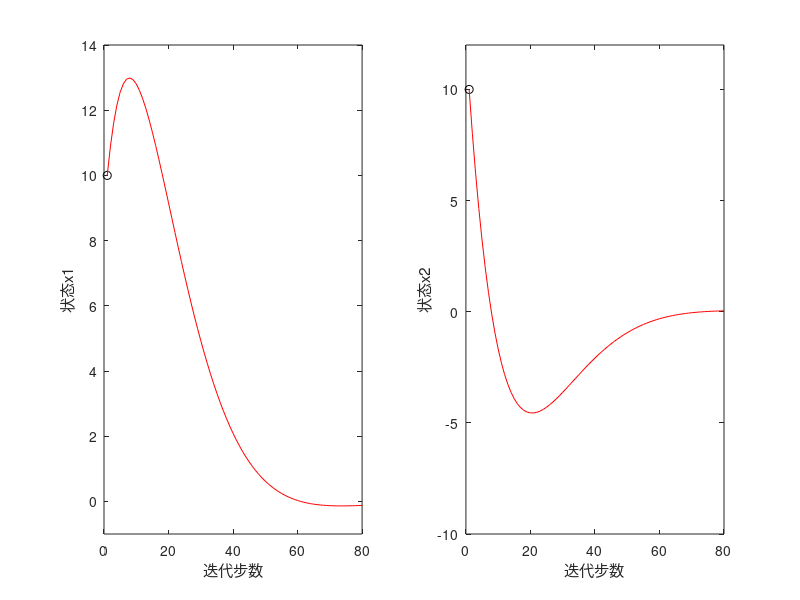

Reproduce this figure in MATLAB.
% 例程 6.15  调用 MATLAB 的 LQR 函数
%  线性二次型调节（Linear Quadratic Regulation, LQR）示例
%  调用dlqr()函数实现
%  系统矩阵
A = [1, 0.1; 0, 1];
B = [0.005; 0.1];
%  优化权重参数
Q = [1, 0; 0, 1];
V = 2;
%  求解反馈增益
[K, S, E] = dlqr(A, B, Q, V);  %  反馈增益矩阵
%  计算该最优反馈下系统的暂态响应
x = zeros(2, 80);  u = zeros(1, 80);
x0 = [10; 10];  %  初始状态
x(:, 1) = x0;
for nn = 1:79
u(:, nn) = -K*x(:, nn);
x(:, nn + 1) = (A*x(:, nn)) + (B*u(:, nn));
end
%  显示系统暂态响应
figure(1)
subplot(1, 2, 1)
plot(x0(1), 'ko'); hold on;  %  初始点
plot(x(1, :), 'r-');
ylabel('状态x1');  xlabel('迭代步数');
axis([0, 80, -1, 14]);
subplot(1, 2, 2)
plot(x0(2), 'ko'); hold on;  %  初始点
plot(x(2, :), 'r-');
ylabel('状态x2');  xlabel('迭代步数');
axis([0, 80, -10, 12]);
%  输出结果
K
